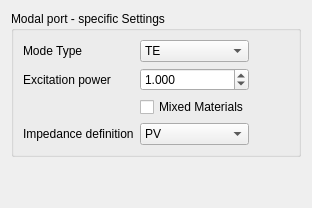
               <widget class="QWidget" name="Modal">
                <attribute name="title">
                 <string>Modal</string>
                </attribute>
                <layout class="QVBoxLayout" name="verticalLayout_55">
                 <item>
                  <widget class="QGroupBox" name="modalPortSettingsGroup">
                   <property name="title">
                    <string>Modal port - specific Settings</string>
                   </property>
                   <layout class="QGridLayout" name="gridLayout_28">
                    <item row="0" column="0">
                     <widget class="QLabel" name="label_182">
                      <property name="text">
                       <string>Mode Type</string>
                      </property>
                     </widget>
                    </item>
                    <item row="2" column="1">
                     <widget class="QCheckBox" name="modalPortMixedMaterials">
                      <property name="text">
                       <string>Mixed Materials</string>
                      </property>
                     </widget>
                    </item>
                    <item row="1" column="0">
                     <widget class="QLabel" name="label_183">
                      <property name="text">
                       <string>Excitation power</string>
                      </property>
                     </widget>
                    </item>
                    <item row="1" column="1">
                     <widget class="QDoubleSpinBox" name="modalPortExcitationAmplitude">
                      <property name="decimals">
                       <number>3</number>
                      </property>
                      <property name="maximum">
                       <double>1000000000.000000000000000</double>
                      </property>
                      <property name="singleStep">
                       <double>0.100000000000000</double>
                      </property>
                      <property name="value">
                       <double>1.000000000000000</double>
                      </property>
                     </widget>
                    </item>
                    <item row="0" column="2">
                     <spacer name="horizontalSpacer_60">
                      <property name="orientation">
                       <enum>Qt::Orientation::Horizontal</enum>
                      </property>
                      <property name="sizeHint" stdset="0">
                       <size>
                        <width>40</width>
                        <height>20</height>
                       </size>
                      </property>
                     </spacer>
                    </item>
                    <item row="0" column="1">
                     <widget class="QComboBox" name="modalPortModeType">
                      <item>
                       <property name="text">
                        <string>TE</string>
                       </property>
                      </item>
                      <item>
                       <property name="text">
                        <string>TM</string>
                       </property>
                      </item>
                      <item>
                       <property name="text">
                        <string>TEM</string>
                       </property>
                      </item>
                     </widget>
                    </item>
                    <item row="3" column="0">
                     <widget class="QLabel" name="label_184">
                      <property name="text">
                       <string>Impedance definition</string>
                      </property>
                     </widget>
                    </item>
                    <item row="3" column="1">
                     <widget class="QComboBox" name="modalPortImpedanceDefinition">
                      <item>
                       <property name="text">
                        <string>PV</string>
                       </property>
                      </item>
                      <item>
                       <property name="text">
                        <string>PI</string>
                       </property>
                      </item>
                      <item>
                       <property name="text">
                        <string>VI</string>
                       </property>
                      </item>
                     </widget>
                    </item>
                   </layout>
                  </widget>
                 </item>
                 <item>
                  <spacer name="verticalSpacer_47">
                   <property name="orientation">
                    <enum>Qt::Orientation::Vertical</enum>
                   </property>
                   <property name="sizeHint" stdset="0">
                    <size>
                     <width>20</width>
                     <height>40</height>
                    </size>
                   </property>
                  </spacer>
                 </item>
                </layout>
               </widget>
